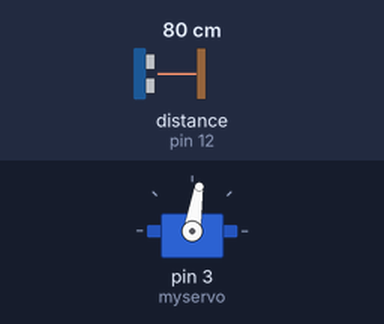
Bench run of a sketch on a simulated Arduino Uno, built with avr-gcc and run on an emulated ATmega328P. Parts: servo. The test bench sets the inputs (shaded band); at power-on: distance to the obstacle (sensor on pin 12) 80 cm. The echo pulse lasts 58.3 µs per cm.

Above: at 1.2 s.
1.3 s: distance to the obstacle (sensor on pin 12) set to 2 cm
At 1.7 s:
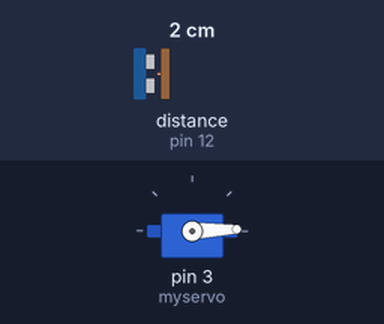
2.9 s: distance to the obstacle (sensor on pin 12) set to 35 cm
At 4.2 s:
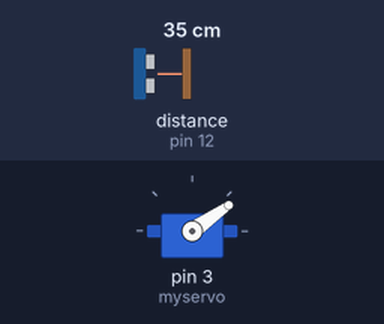
4.5 s: distance to the obstacle (sensor on pin 12) set to 60 cm
At 5.3 s:
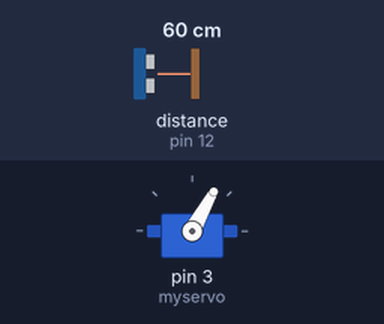
6.1 s: distance to the obstacle (sensor on pin 12) set to 120 cm
At 6.7 s:
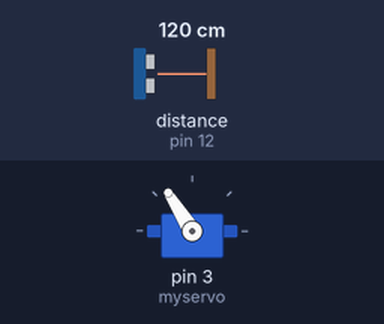
Timing chart, 0 to 8.8 s (numbered marks = the images above; inputs shaded):
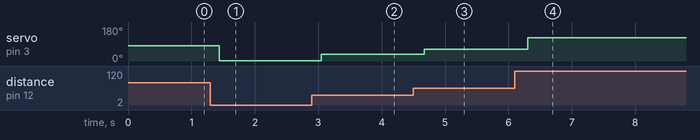

The sketch:

sketch_mar17b.ino
```cpp
#include <Servo.h>
#include <NewPing.h>
#define trigger 13
#define echo 12
Servo myservo;
NewPing sonar(trigger,echo,180);

void setup() {
  myservo.attach(3);
  Serial.begin(9600);
}

void loop() {
  int var=sonar.ping_cm();

  myservo.write(var);
  delay(200);
}
```

Measured:
- after the input at 1.3 s, servo on pin 3 (myservo): 81° → 2° after 0.14 s
- after the input at 2.9 s, servo on pin 3 (myservo): 2° → 35° after 0.15 s
- after the input at 4.5 s, servo on pin 3 (myservo): 35° → 61° after 0.17 s
- after the input at 6.1 s, servo on pin 3 (myservo): 61° → 122° after 0.21 s
